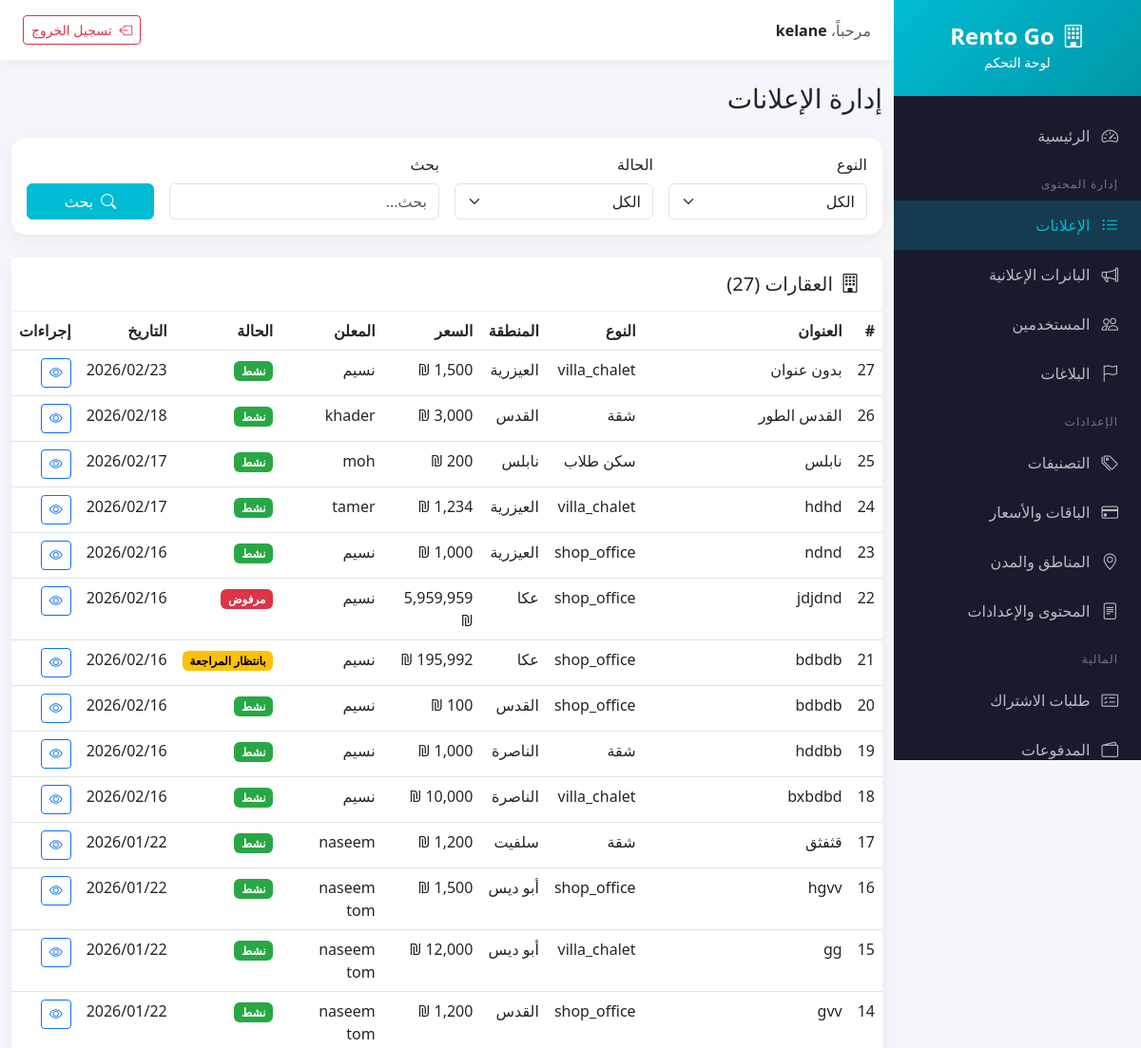
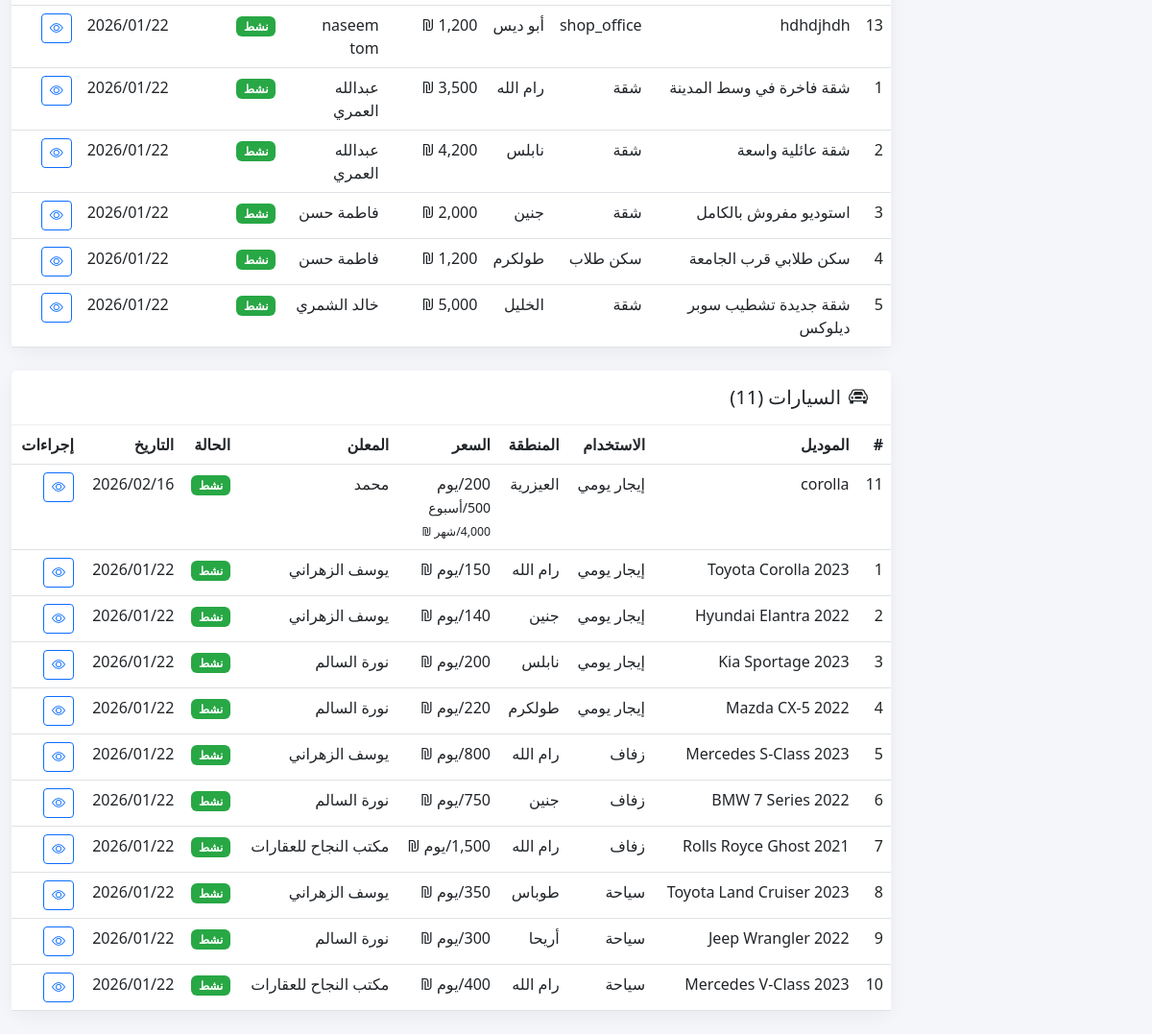
Screenshot of /deploy/admin/listings.php (signed in) with the database file from the repository (2 pictures, top to bottom).
### tables this page shows
CREATE TABLE `properties` (
  `id` int(10) UNSIGNED NOT NULL,
  `user_id` int(10) UNSIGNED NOT NULL,
  `title` varchar(255) DEFAULT NULL,
  `property_type` enum('apartment','shop_office','villa_chalet','student_housing','land') NOT NULL,
  `property_type_id` int(10) UNSIGNED DEFAULT NULL,
  `region_id` int(10) UNSIGNED NOT NULL,
  `city_id` int(10) UNSIGNED NOT NULL,
  `address_text` varchar(500) DEFAULT NULL,
  `price_type` enum('fixed','range','negotiable') DEFAULT 'fixed',
  `price` decimal(12,2) DEFAULT NULL,
  `price_from` decimal(12,2) DEFAULT NULL,
  `price_to` decimal(12,2) DEFAULT NULL,
  `currency` varchar(10) DEFAULT 'ILS',
  `bedrooms` int(11) DEFAULT NULL,
  `bathrooms` int(11) DEFAULT NULL,
  `floor` int(11) DEFAULT NULL,
  `area_m2` decimal(10,2) DEFAULT NULL,
  `bio` text DEFAULT NULL,
  `language` enum('ar','he') DEFAULT 'ar',
  `contact_phone` varchar(20) NOT NULL,
  `whatsapp` varchar(20) DEFAULT NULL,
  `status` enum('draft','pending_payment','pending_admin_review','active','expired','paused','rejected') DEFAULT 'draft',
  `is_trusted` tinyint(1) DEFAULT 0,
  `reject_reason` text DEFAULT NULL,
  `views_count` int(11) DEFAULT 0,
  `subscription_id` int(10) UNSIGNED DEFAULT NULL,
  `expires_at` timestamp NULL DEFAULT NULL,
  `created_at` timestamp NOT NULL DEFAULT current_timestamp(),
  `updated_at` timestamp NOT NULL DEFAULT current_timestamp() ON UPDATE current_timestamp()
);

CREATE TABLE `cities` (
  `id` int(10) UNSIGNED NOT NULL,
  `region_id` int(10) UNSIGNED NOT NULL,
  `name_ar` varchar(255) NOT NULL,
  `name_en` varchar(255) NOT NULL,
  `name_he` varchar(255) NOT NULL,
  `slug` varchar(100) NOT NULL,
  `is_active` tinyint(1) DEFAULT 1,
  `sort_order` int(11) DEFAULT 0,
  `created_at` timestamp NOT NULL DEFAULT current_timestamp()
);

CREATE TABLE `users` (
  `id` int(10) UNSIGNED NOT NULL,
  `name` varchar(255) NOT NULL,
  `company_name` varchar(255) DEFAULT NULL,
  `email` varchar(255) NOT NULL,
  `phone` varchar(20) NOT NULL,
  `password` varchar(255) NOT NULL,
  `user_type` enum('renter','owner','office','car_lessor') NOT NULL DEFAULT 'renter',
  `profile_image` varchar(500) DEFAULT NULL,
  `is_verified_phone` tinyint(1) DEFAULT 0,
  `is_verified_email` tinyint(1) DEFAULT 0,
  `is_trusted` tinyint(1) DEFAULT 0,
  `trusted_until` date DEFAULT NULL,
  `is_active` tinyint(1) DEFAULT 1,
  `has_received_welcome_bonus` tinyint(1) DEFAULT 0,
  `is_blocked` tinyint(1) DEFAULT 0,
  `is_approved` tinyint(1) DEFAULT 1,
  `preferred_language` enum('ar','en','he') DEFAULT 'ar',
  `fcm_token` varchar(500) DEFAULT NULL,
  `notifications_enabled` tinyint(1) DEFAULT 1,
  `created_at` timestamp NOT NULL DEFAULT current_timestamp(),
  `updated_at` timestamp NOT NULL DEFAULT current_timestamp() ON UPDATE current_timestamp(),
  `region_id` int(10) UNSIGNED DEFAULT NULL,
  `city_id` int(10) UNSIGNED DEFAULT NULL
);

CREATE TABLE `cars` (
  `id` int(10) UNSIGNED NOT NULL,
  `user_id` int(10) UNSIGNED NOT NULL,
  `title` varchar(255) DEFAULT NULL,
  `usage_type` enum('daily','wedding','tourism') NOT NULL,
  `car_type_id` int(10) UNSIGNED DEFAULT NULL,
  `model` varchar(255) NOT NULL,
  `year` int(11) DEFAULT NULL,
  `gearbox` enum('manual','automatic') DEFAULT 'automatic',
  `with_driver` tinyint(1) DEFAULT 0,
  `duration_type` enum('daily','weekly','monthly') DEFAULT 'daily',
  `plate_color` enum('yellow','white') DEFAULT 'yellow',
  `region_id` int(10) UNSIGNED NOT NULL,
  `city_id` int(10) UNSIGNED NOT NULL,
  `address_text` varchar(500) DEFAULT NULL,
  `price_type` enum('fixed','range','negotiable') DEFAULT 'fixed',
  `price` decimal(12,2) DEFAULT NULL,
  `price_from` decimal(12,2) DEFAULT NULL,
  `price_to` decimal(12,2) DEFAULT NULL,
  `price_daily` decimal(12,2) DEFAULT NULL,
  `price_weekly` decimal(12,2) DEFAULT NULL,
  `price_monthly` decimal(12,2) DEFAULT NULL,
  `currency` varchar(10) DEFAULT 'ILS',
  `bio` text DEFAULT NULL,
  `language` enum('ar','he') DEFAULT 'ar',
  `contact_phone` varchar(20) NOT NULL,
  `whatsapp` varchar(20) DEFAULT NULL,
  `status` enum('draft','pending_payment','pending_admin_review','active','expired','paused','rejected') DEFAULT 'draft',
  `is_trusted` tinyint(1) DEFAULT 0,
  `reject_reason` text DEFAULT NULL,
  `views_count` int(11) DEFAULT 0,
  `subscription_id` int(10) UNSIGNED DEFAULT NULL,
  `expires_at` timestamp NULL DEFAULT NULL,
  `created_at` timestamp NOT NULL DEFAULT current_timestamp(),
  `updated_at` timestamp NOT NULL DEFAULT current_timestamp() ON UPDATE current_timestamp()
);

### deploy/backend/config/database.php (called while the page is built, shortened)
<?php
class Database {
    private static $instance = null;
    private $connection;
    private function __construct() {
        try {
            $dsn = "mysql:host=" . DB_HOST . ";dbname=" . DB_NAME . ";charset=" . DB_CHARSET;
            $options = [
                PDO::ATTR_ERRMODE => PDO::ERRMODE_EXCEPTION,
                PDO::ATTR_DEFAULT_FETCH_MODE => PDO::FETCH_ASSOC,
                PDO::ATTR_EMULATE_PREPARES => false,
            ];
            $this->connection = new PDO($dsn, DB_USER, DB_PASS, $options);
            $this->connection->exec("SET time_zone = '+02:00'");
        } catch (PDOException $e) {
            throw new Exception("Database connection failed: " . $e->getMessage());
        }
    }
    public static function getInstance() {
        if (self::$instance === null) {
            self::$instance = new self();
        }
        return self::$instance;
    }
    public function query($sql, $params = []) {
        $stmt = $this->connection->prepare($sql);
        $stmt->execute($params);
        return $stmt;
    }
    public function fetch($sql, $params = []) {
        return $this->query($sql, $params)->fetch();
    }
    public function fetchAll($sql, $params = []) {
        return $this->query($sql, $params)->fetchAll();
    }
}

### deploy/admin/listings.php (the view, shortened to what this page needs)
<?php
require_once __DIR__ . '/../backend/config/database.php';
$db = Database::getInstance();
$type = $_GET['type'] ?? 'all';
$search = $_GET['search'] ?? '';
$page = max(1, (int)($_GET['page'] ?? 1));
$perPage = 20;
$offset = ($page - 1) * $perPage;
$properties = [];
$cars = [];
$totalProperties = 0;
$totalCars = 0;
if ($type === 'all' || $type === 'properties') {
    $where = "1=1";
    $params = [];
    $totalProperties = $db->fetch("SELECT COUNT(*) as total FROM properties p WHERE $where", $params)['total'];
    if ($type === 'properties' || $type === 'all') {
        $sql = "SELECT p.*, u.name as user_name, u.phone as user_phone,
                       r.name_ar as region_name, c.name_ar as city_name
                FROM properties p
                LEFT JOIN users u ON p.user_id = u.id
                LEFT JOIN regions r ON p.region_id = r.id
                LEFT JOIN cities c ON p.city_id = c.id
                WHERE $where
                ORDER BY p.created_at DESC
                LIMIT $perPage OFFSET $offset";
        $properties = $db->fetchAll($sql, $params);
    }
}
if ($type === 'all' || $type === 'cars') {
    $where = "1=1";
    $params = [];
    $totalCars = $db->fetch("SELECT COUNT(*) as total FROM cars c WHERE $where", $params)['total'];
    if ($type === 'cars' || $type === 'all') {
        $sql = "SELECT c.*, u.name as user_name, u.phone as user_phone,
                       r.name_ar as region_name, ci.name_ar as city_name
                FROM cars c
                LEFT JOIN users u ON c.user_id = u.id
                LEFT JOIN regions r ON c.region_id = r.id
                LEFT JOIN cities ci ON c.city_id = ci.id
                WHERE $where
                ORDER BY c.created_at DESC
                LIMIT $perPage OFFSET $offset";
        $cars = $db->fetchAll($sql, $params);
    }
}
$statusLabels = [
    'draft' => 'مسودة',
    'pending_payment' => 'بانتظار الدفع',
    'pending_admin_review' => 'بانتظار المراجعة',
    'active' => 'نشط',
    'expired' => 'منتهي',
    'paused' => 'متوقف',
    'rejected' => 'مرفوض'
];
include 'includes/header.php';
?>
<div class="container-fluid py-4">
    <div class="row mb-4">
        <div class="col-12">
            <h1 class="h3 mb-0">إدارة الإعلانات</h1>
        </div>
    </div>
    <div class="card mb-4">
        <div class="card-body">
            <form method="GET" class="row g-3">
                <div class="col-md-3">
                    <label class="form-label">النوع</label>
                    <select name="type" class="form-select">
                        <option value="all" <?= $type === 'all' ? 'selected' : '' ?>>الكل</option>
                    </select>
                </div>
                <div class="col-md-3">
                    <label class="form-label">الحالة</label>
                    <select name="status" class="form-select">
                        <option value="">الكل</option>
                    </select>
                </div>
                <div class="col-md-4">
                    <label class="form-label">بحث</label>
                    <input type="text" name="search" class="form-control" placeholder="بحث..." value="<?= htmlspecialchars($search) ?>">
                </div>
                <div class="col-md-2 d-flex align-items-end">
                    <button type="submit" class="btn btn-primary w-100">
                        <i class="bi bi-search me-1"></i> بحث
                    </button>
                </div>
            </form>
        </div>
    </div>
    <?php if ($type === 'all' || $type === 'properties'): ?>
    <div class="card mb-4">
        <div class="card-header">
            <h5 class="mb-0"><i class="bi bi-building me-2"></i>العقارات (<?= $totalProperties ?>)</h5>
        </div>
        <div class="card-body p-0">
            <div class="table-responsive">
                <table class="table table-hover mb-0">
                    <thead>
                        <tr>
                            <th>#</th>
                            <th>العنوان</th>
                            <th>النوع</th>
                            <th>المنطقة</th>
                            <th>السعر</th>
                            <th>المعلن</th>
                            <th>الحالة</th>
                            <th>التاريخ</th>
                            <th>إجراءات</th>
                        </tr>
                    </thead>
                    <tbody>
                        <?php foreach ($properties as $p): ?>
                        <tr>
                            <td><?= $p['id'] ?></td>
                            <td><?= htmlspecialchars($p['title'] ?: 'بدون عنوان') ?></td>
                            <td><?= PROPERTY_TYPES[$p['property_type']]['ar'] ?? $p['property_type'] ?></td>
                            <td><?= htmlspecialchars($p['city_name'] ?? '') ?></td>
                            <td>
                                <?php if (!empty($p['price_daily']) || !empty($p['price_weekly']) || !empty($p['price_monthly'])): ?>
                                    <?php
                                    $prices = [];
                                    if (!empty($p['price_daily'])) $prices[] = number_format($p['price_daily']) . '/يوم';
                                    if (!empty($p['price_weekly'])) $prices[] = number_format($p['price_weekly']) . '/أسبوع';
                                    if (!empty($p['price_monthly'])) $prices[] = number_format($p['price_monthly']) . '/شهر';
                                    echo implode('<br><small>', $prices) . ' ₪';
                                    ?>
                                <?php elseif ($p['price_type'] === 'negotiable'): ?>
                                    قابل للتفاوض
                                <?php elseif ($p['price_type'] === 'range'): ?>
                                    <?= number_format($p['price_from']) ?> - <?= number_format($p['price_to']) ?> ₪
                                <?php else: ?>
                                    <?= number_format($p['price']) ?> ₪
                                <?php endif; ?>
                            </td>
                            <td><?= htmlspecialchars($p['user_name']) ?></td>
                            <td><span class="badge badge-status-<?= $p['status'] ?>"><?= $statusLabels[$p['status']] ?? $p['status'] ?></span></td>
                            <td><?= date('Y/m/d', strtotime($p['created_at'])) ?></td>
                            <td>
                                <a href="listing-review.php?type=property&id=<?= $p['id'] ?>" class="btn btn-sm btn-outline-primary">
                                    <i class="bi bi-eye"></i>
                                </a>
                            </td>
                        </tr>
                        <?php endforeach; ?>
                    </tbody>
                </table>
            </div>
        </div>
    </div>
    <?php endif; ?>
    <?php if ($type === 'all' || $type === 'cars'): ?>
    <div class="card">
        <div class="card-header">
            <h5 class="mb-0"><i class="bi bi-car-front me-2"></i>السيارات (<?= $totalCars ?>)</h5>
        </div>
        <div class="card-body p-0">
            <div class="table-responsive">
                <table class="table table-hover mb-0">
                    <thead>
                        <tr>
                            <th>#</th>
                            <th>الموديل</th>
                            <th>الاستخدام</th>
                            <th>المنطقة</th>
                            <th>السعر</th>
                            <th>المعلن</th>
                            <th>الحالة</th>
                            <th>التاريخ</th>
                            <th>إجراءات</th>
                        </tr>
                    </thead>
                    <tbody>
                        <?php foreach ($cars as $c): ?>
                        <tr>
                            <td><?= $c['id'] ?></td>
                            <td><?= htmlspecialchars($c['model']) ?></td>
                            <td><?= CAR_USAGE_TYPES[$c['usage_type']]['ar'] ?? $c['usage_type'] ?></td>
                            <td><?= htmlspecialchars($c['city_name'] ?? '') ?></td>
                            <td>
                                <?php if (!empty($c['price_daily']) || !empty($c['price_weekly']) || !empty($c['price_monthly'])): ?>
                                    <?php
                                    $prices = [];
                                    if (!empty($c['price_daily'])) $prices[] = number_format($c['price_daily']) . '/يوم';
                                    if (!empty($c['price_weekly'])) $prices[] = number_format($c['price_weekly']) . '/أسبوع';
                                    if (!empty($c['price_monthly'])) $prices[] = number_format($c['price_monthly']) . '/شهر';
                                    echo implode('<br><small>', $prices) . ' ₪';
                                    ?>
                                <?php elseif ($c['price_type'] === 'negotiable'): ?>
                                    قابل للتفاوض
                                <?php elseif ($c['price_type'] === 'range'): ?>
                                    <?= number_format($c['price_from']) ?> - <?= number_format($c['price_to']) ?> ₪
                                <?php else: ?>
                                    <?= number_format($c['price']) ?> ₪
                                <?php endif; ?>
                            </td>
                            <td><?= htmlspecialchars($c['user_name']) ?></td>
                            <td><span class="badge badge-status-<?= $c['status'] ?>"><?= $statusLabels[$c['status']] ?? $c['status'] ?></span></td>
                            <td><?= date('Y/m/d', strtotime($c['created_at'])) ?></td>
                            <td>
                                <a href="listing-review.php?type=car&id=<?= $c['id'] ?>" class="btn btn-sm btn-outline-primary">
                                    <i class="bi bi-eye"></i>
                                </a>
                            </td>
                        </tr>
                        <?php endforeach; ?>
                    </tbody>
                </table>
            </div>
        </div>
    </div>
    <?php endif; ?>
</div>
<?php include 'includes/footer.php'; ?>

### rows the page displays
properties: id "27", title "بدون عنوان", property_type "villa_chalet", city.name_ar "العيزرية", user.name "نسيم", status "نشط", created_at "2026/02/23"
properties: id "26", title "القدس الطور", property_type "شقة", city.name_ar "القدس", user.name "khader", status "نشط", created_at "2026/02/18"
properties: id "25", title "نابلس", property_type "سكن طلاب", city.name_ar "نابلس", user.name "moh", status "نشط", created_at "2026/02/17"
properties: id "24", title "hdhd", property_type "villa_chalet", city.name_ar "العيزرية", user.name "tamer", status "نشط", created_at "2026/02/17"
properties: id "23", title "ndnd", property_type "shop_office", city.name_ar "العيزرية", user.name "نسيم", status "نشط", created_at "2026/02/16"
properties: id "22", title "jdjdnd", property_type "shop_office", city.name_ar "عكا", price "5,959,959", user.name "نسيم", status "مرفوض", created_at "2026/02/16"
properties: id "21", title "bdbdb", property_type "shop_office", city.name_ar "عكا", user.name "نسيم", status "بانتظار المراجعة", created_at "2026/02/16"
properties: id "20", title "bdbdb", property_type "shop_office", city.name_ar "القدس", user.name "نسيم", status "نشط", created_at "2026/02/16"
properties: id "19", title "hddbb", property_type "شقة", city.name_ar "الناصرة", user.name "نسيم", status "نشط", created_at "2026/02/16"
properties: id "18", title "bxbdbd", property_type "villa_chalet", city.name_ar "الناصرة", user.name "نسيم", status "نشط", created_at "2026/02/16"
properties: id "17", title "قثفثق", property_type "شقة", city.name_ar "سلفيت", user.name "naseem", status "نشط", created_at "2026/01/22"
properties: id "16", title "hgvv", property_type "shop_office", city.name_ar "أبو ديس", user.name "naseem tom", status "نشط", created_at "2026/01/22"
properties: id "15", title "gg", property_type "villa_chalet", city.name_ar "أبو ديس", user.name "naseem tom", status "نشط", created_at "2026/01/22"
properties: id "14", title "gvv", property_type "shop_office", city.name_ar "القدس", user.name "naseem tom", status "نشط", created_at "2026/01/22"
properties: id "13", title "hdhdjhdh", property_type "shop_office", city.name_ar "أبو ديس", user.name "naseem tom", status "نشط", created_at "2026/01/22"
properties: id "1", title "شقة فاخرة في وسط المدينة", property_type "شقة", city.name_ar "رام الله", user.name "عبدالله العمري", status "نشط", created_at "2026/01/22"
properties: id "2", title "شقة عائلية واسعة", property_type "شقة", city.name_ar "نابلس", price "4,200", user.name "عبدالله العمري", status "نشط", created_at "2026/01/22"
properties: id "3", title "استوديو مفروش بالكامل", property_type "شقة", city.name_ar "جنين", user.name "فاطمة حسن", status "نشط", created_at "2026/01/22"
properties: id "4", title "سكن طلابي قرب الجامعة", property_type "سكن طلاب", city.name_ar "طولكرم", user.name "فاطمة حسن", status "نشط", created_at "2026/01/22"
properties: id "5", title "شقة جديدة تشطيب سوبر ديلوكس", property_type "شقة", city.name_ar "الخليل", user.name "خالد الشمري", status "نشط", created_at "2026/01/22"
cars: id "11", model "corolla", usage_type "إيجار يومي", city.name_ar "العيزرية", prices "200/يوم 500/أسبوع 4,000/شهر", user.name "محمد", status "نشط", created_at "2026/02/16"
cars: id "1", model "Toyota Corolla 2023", usage_type "إيجار يومي", city.name_ar "رام الله", prices "150/يوم", user.name "يوسف الزهراني", status "نشط", created_at "2026/01/22"
cars: id "2", model "Hyundai Elantra 2022", usage_type "إيجار يومي", city.name_ar "جنين", prices "140/يوم", user.name "يوسف الزهراني", status "نشط", created_at "2026/01/22"
cars: id "3", model "Kia Sportage 2023", usage_type "إيجار يومي", city.name_ar "نابلس", prices "200/يوم", user.name "نورة السالم", status "نشط", created_at "2026/01/22"
cars: id "4", model "Mazda CX-5 2022", usage_type "إيجار يومي", city.name_ar "طولكرم", prices "220/يوم", user.name "نورة السالم", status "نشط", created_at "2026/01/22"
cars: id "5", model "Mercedes S-Class 2023", usage_type "زفاف", city.name_ar "رام الله", prices "800/يوم", user.name "يوسف الزهراني", status "نشط", created_at "2026/01/22"
cars: id "6", model "BMW 7 Series 2022", usage_type "زفاف", city.name_ar "جنين", prices "750/يوم", user.name "نورة السالم", status "نشط", created_at "2026/01/22"
cars: id "7", model "Rolls Royce Ghost 2021", usage_type "زفاف", city.name_ar "رام الله", prices "1,500/يوم", user.name "مكتب النجاح للعقارات", status "نشط", created_at "2026/01/22"
cars: id "8", model "Toyota Land Cruiser 2023", usage_type "سياحة", city.name_ar "طوباس", prices "350/يوم", user.name "يوسف الزهراني", status "نشط", created_at "2026/01/22"
cars: id "9", model "Jeep Wrangler 2022", usage_type "سياحة", city.name_ar "أريحا", prices "300/يوم", user.name "نورة السالم", status "نشط", created_at "2026/01/22"
cars: id "10", model "Mercedes V-Class 2023", usage_type "سياحة", city.name_ar "رام الله", prices "400/يوم", user.name "مكتب النجاح للعقارات", status "نشط", created_at "2026/01/22"

### other values shown
$_SESSION['admin_name'] "kelane"
$totalProperties "27"
$totalCars "11"
